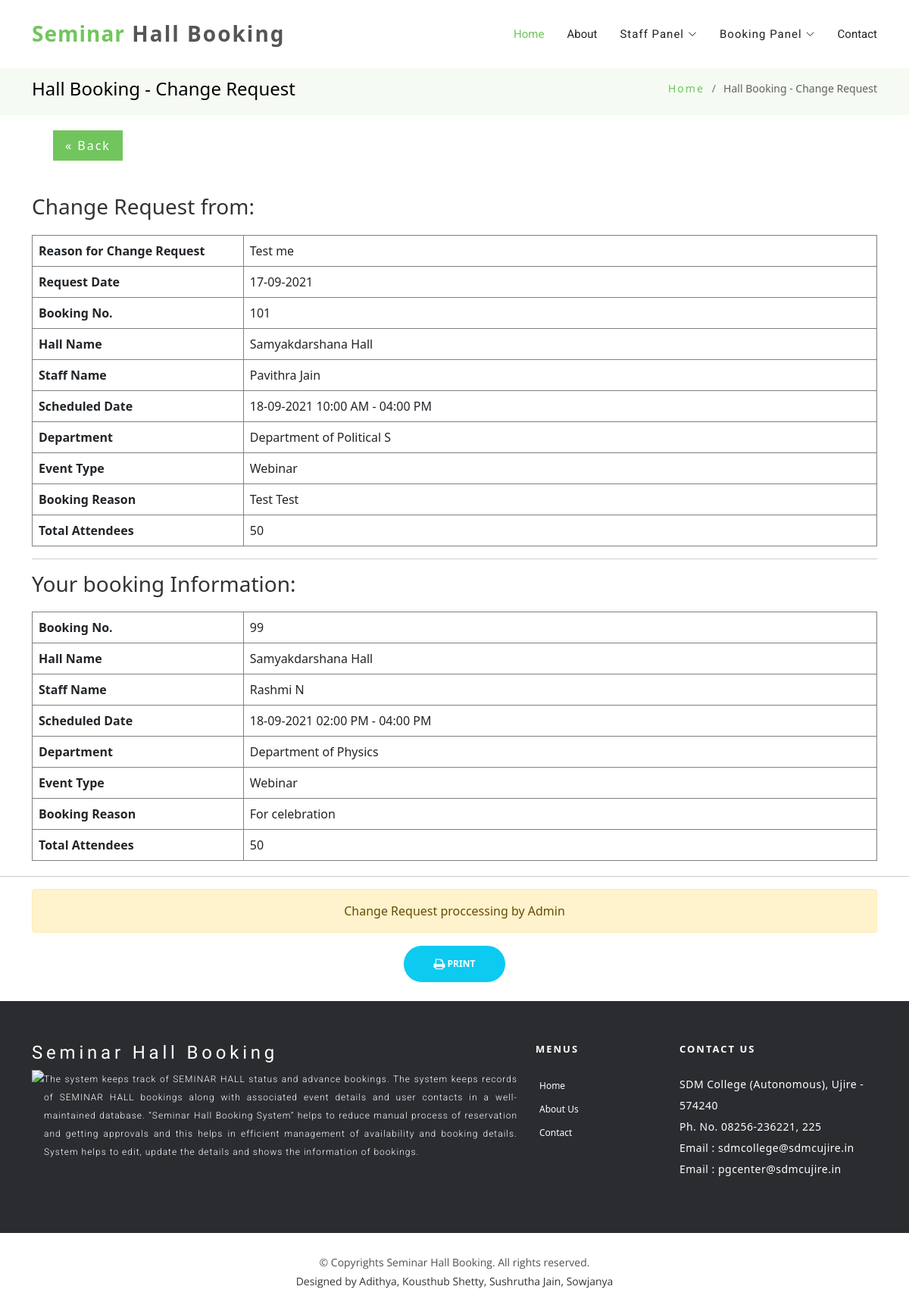
Screenshot of /hall_change_request_ack.php?hall_booking_id=99 (signed in) with the database file from the repository.
### tables this page shows
CREATE TABLE `change_request` (
  `request_id` bigint(20) NOT NULL,
  `hall_booking_id` bigint(20) NOT NULL,
  `chng_req_booking_id` bigint(20) NOT NULL,
  `staffid` bigint(20) NOT NULL,
  `department_id` bigint(20) NOT NULL,
  `request_date` datetime NOT NULL,
  `reason` text NOT NULL,
  `status` varchar(10) NOT NULL
);

CREATE TABLE `hall_booking` (
  `hall_booking_id` bigint(20) NOT NULL,
  `hallid` bigint(20) NOT NULL,
  `booked_date` datetime NOT NULL,
  `department_id` bigint(20) NOT NULL,
  `staffid` bigint(20) NOT NULL,
  `eventtypeid` bigint(20) NOT NULL,
  `booking_start_dt_tim` datetime NOT NULL,
  `booking_end_dt_tim` datetime DEFAULT NULL,
  `booking_reason` text NOT NULL,
  `total_strength` int(11) NOT NULL,
  `staff_note` text NOT NULL,
  `requirements` text NOT NULL,
  `admin_note` text NOT NULL,
  `event_description` text NOT NULL,
  `gallery` text NOT NULL,
  `status` varchar(10) NOT NULL
);

CREATE TABLE `hall` (
  `hallid` bigint(20) NOT NULL,
  `hallname` varchar(50) NOT NULL,
  `halldescription` text NOT NULL,
  `max_capacity` bigint(20) NOT NULL,
  `hallimage` varchar(300) NOT NULL,
  `hall_status` varchar(10) NOT NULL
);

CREATE TABLE `staff` (
  `staffid` bigint(20) NOT NULL,
  `department_id` bigint(20) NOT NULL,
  `staffname` varchar(30) NOT NULL,
  `emailid` varchar(100) NOT NULL,
  `password` varchar(300) NOT NULL,
  `phno` varchar(15) NOT NULL,
  `profile_img` varchar(300) NOT NULL,
  `status` varchar(10) NOT NULL
);

CREATE TABLE `department` (
  `department_id` bigint(20) NOT NULL,
  `department_name` varchar(25) NOT NULL,
  `status` varchar(15) NOT NULL
);

CREATE TABLE `eventtype` (
  `eventtypeid` bigint(20) NOT NULL,
  `eventtype` varchar(25) NOT NULL,
  `eventicon` varchar(300) NOT NULL,
  `eventdescription` text NOT NULL,
  `status` varchar(10) NOT NULL
);

### hall_change_request_ack.php (the view, shortened to what this page needs)
<?php
include("header.php");
$sql_hall_booking = "SELECT hall_booking.*, hall.hallname,hall.max_capacity, hall.hallimage, eventtype.eventtype, eventtype.eventicon, staff.staffname,staff.emailid,staff.profile_img, staff.phno, department.department_name FROM hall_booking LEFT JOIN hall ON hall.hallid=hall_booking.hallid LEFT JOIN eventtype ON eventtype.eventtypeid=hall_booking.eventtypeid LEFT JOIN staff ON staff.staffid=hall_booking.staffid left join department ON department.department_id=hall_booking.department_id where hall_booking.hall_booking_id='$_GET[hall_booking_id]'";
$qsql_hall_booking = mysqli_query($con,$sql_hall_booking);
$rshallbooking = mysqli_fetch_array($qsql_hall_booking);
$sqlchange_request = "SELECT * FROM change_request where hall_booking_id='$_GET[hall_booking_id]'";
$qsqlchange_request = mysqli_query($con,$sqlchange_request);
$rschange_request = mysqli_fetch_array($qsqlchange_request);
$reason = unserialize($rschange_request['reason']);
$new_hall_booking_id = $reason['hall_booking_id'];
?>
  <main id="main">
    <section class="breadcrumbs">
      <div class="container">
        <div class="d-flex justify-content-between align-items-center">
          <h2>Hall Booking - Change Request</h2>
          <ol>
            <li><a href="#">Home</a></li>
            <li>Hall Booking - Change Request</li>
          </ol>
        </div>
      </div>
    </section>
	<div style="padding-left:70px; padding-top: 20px;">
	<a href="#" class="back" onclick="window.history.back()" >&laquo; Back</a>
	</div>
    <section class="inner-page pt-4"  id="printableArea">
      <div class="container">
        <p >
<?php
$sql_hall_bookingreq = "SELECT hall_booking.*, hall.hallname,hall.max_capacity, hall.hallimage, eventtype.eventtype, eventtype.eventicon, staff.staffname,staff.emailid,staff.profile_img, staff.phno, department.department_name FROM hall_booking LEFT JOIN hall ON hall.hallid=hall_booking.hallid LEFT JOIN eventtype ON eventtype.eventtypeid=hall_booking.eventtypeid LEFT JOIN staff ON staff.staffid=hall_booking.staffid left join department ON department.department_id=hall_booking.department_id where hall_booking.hall_booking_id='$new_hall_booking_id'";
$qsql_hall_bookingreq = mysqli_query($con,$sql_hall_bookingreq);
$rshallbookingreq = mysqli_fetch_array($qsql_hall_bookingreq);
?>
<h3>Change Request from:</h3>
<table class="table table-bordered">
	<tr>
		<th style="width: 25%;">Reason  for Change Request</th>
		<td style="width: 75%;"><?php echo $reason['change_reason']; ?>
			</td>
	</tr>
	<tr>
		<th>Request Date</th>
		<td><?php echo date("d-m-Y",strtotime($rschange_request['request_date'])); ?>
			</td>
	</tr>
	<tr>
		<th>Booking No.</th>
		<td><?php echo $rshallbookingreq[0]; ?>
			</td>
	</tr>
	<tr>
		<th>Hall Name</th>
		<td><?php echo $rshallbookingreq['hallname']; ?>
			</td>
	</tr>
	<tr>
		<th>Staff Name</th>
		<td><?php echo $rshallbookingreq['staffname']; ?></td>
	</tr>
	<tr>
		<th>Scheduled Date</th>
		<td><?php echo date("d-m-Y h:i A",strtotime($rshallbookingreq['booking_start_dt_tim'])); ?> - <?php echo date("h:i A",strtotime($rshallbooking['booking_end_dt_tim'])); ?></td>
	</tr>
	<tr>
		<th>Department</th>
		<td><?php echo $rshallbookingreq['department_name']; ?></td>
	</tr>
	<tr>
		<th>Event Type</th>
		<td><?php echo $rshallbookingreq['eventtype']; ?></td>
	</tr>
	<tr>
		<th>Booking Reason</th>
		<td><?php echo $rshallbookingreq['booking_reason']; ?></td>
	</tr>
	<tr>
		<th>Total Attendees</th>
		<td><?php echo $rshallbookingreq['total_strength']; ?></td>
	</tr>
</table>
<hr>
<h3>Your booking Information:</h3>
<table class="table table-bordered">
	<tr>
		<th style="width: 25%;">Booking No.</th>
		<td style="width: 75%;"><?php echo $rshallbooking[0]; ?>
			</td>
	</tr>
	<tr>
		<th>Hall Name</th>
		<td><?php echo $rshallbooking['hallname']; ?>
			</td>
	</tr>
	<tr>
		<th>Staff Name</th>
		<td><?php echo $rshallbooking['staffname']; ?></td>
	</tr>
	<tr>
		<th>Scheduled Date</th>
		<td><?php echo date("d-m-Y h:i A",strtotime($rshallbooking['booking_start_dt_tim'])); ?> - <?php echo date("h:i A",strtotime($rshallbooking['booking_end_dt_tim'])); ?></td>
	</tr>
	<tr>
		<th>Department</th>
		<td><?php echo $rshallbooking['department_name']; ?></td>
	</tr>
	<tr>
		<th>Event Type</th>
		<td><?php echo $rshallbooking['eventtype']; ?></td>
	</tr>
	<tr>
		<th>Booking Reason</th>
		<td><?php echo $rshallbooking['booking_reason']; ?></td>
	</tr>
	<tr>
		<th>Total Attendees</th>
		<td><?php echo $rshallbooking['total_strength']; ?></td>
	</tr>
</table>
		</p>
      </div>
<hr>
<center>
<?php
if($rschange_request['status'] == "Pending")
{
	$sql_change_request = "SELECT * FROM change_request WHERE chng_req_booking_id='$rshallbookingreq[0]'";
	$qsql_change_request = mysqli_query($con,$sql_change_request);
	if(mysqli_num_rows($qsql_change_request) == 1)
	{
?>
<a href="hall_change_request_ack.php?st=Approved&hall_booking_id=<?php echo $_GET['hall_booking_id']; ?>&request_id=<?php echo $rschange_request['request_id']; ?>" class="btn btn-info" id="myBtn1" style="font-size: 12px;" onclick="return verifyaccept()" > <i class="fa fa-check-circle fa-lg" aria-hidden="true"></i> &nbsp; Accept Request</a>
	<a href="hall_change_request_ack.php?st=Rejected&hall_booking_id=<?php echo $_GET['hall_booking_id']; ?>&request_id=<?php echo $rschange_request['request_id']; ?>" class="btn btn-danger" id="myBtn2" style="font-size: 12px;" onclick="return verifyreject()" > <i class="fa fa-times-circle fa-lg" aria-hidden="true"></i> &nbsp; Reject Request</a>
<?php
	}
	else
	{
echo "<div class='container'><div class='row'><div class='col-md-12'><div class='alert alert-warning' role='alert'>Change Request proccessing by Admin</div></div></div></div>";
	}
}
?>
	<button class="btn btn-info" id="btnprint" style="font-size: 12px;" onclick="printDiv('printableArea')" ><i class="fa fa-print fa-lg" aria-hidden="true"></i> Print</button></centeR>
       <br>
    </section>
  </main>
<?php include("footer.php"); ?>

### assets/css/style.css (style rules this page uses)
body { background-color: #fff; color: #333; }
h1, h2, h3, h4, h5, h6 { margin: 0; }
h2 { color: #000; font-weight: 600; }
a { letter-spacing: 2px; text-decoration: none; color: #71c55d; }
li { color: #626262; font-size: 13px; font-weight: 400; letter-spacing: 2px; line-height: 30px; text-transform: capitalize; }
p { color: #505050; font-size: 14px; font-weight: 300; letter-spacing: 0.5px; line-height: 2; margin-bottom: 20px; }
.btn { border: 1px solid #fff; border-radius: 50px; color: #fff; font-size: 11px; font-weight: 600; padding: 15px 40px; text-transform: uppercase; transition: all 0.5s ease-in-out 0s; }
.fa { text-decoration: none; font-size: 13px; }
section { overflow: hidden; }
.breadcrumbs { padding: 20px 0; background-color: #f5fbf3; min-height: 40px; margin-top: 82px; }
.breadcrumbs h2 { font-size: 24px; font-weight: 300; margin: 0; }
.breadcrumbs ol { display: flex; flex-wrap: wrap; list-style: none; padding: 0; margin: 0; }
.breadcrumbs ol li { letter-spacing: 0; font-size: 14px; }
.breadcrumbs ol li + li { padding-left: 10px; }
.breadcrumbs ol li + li::before { display: inline-block; padding-right: 10px; color: #6c757d; content: "/"; }

### header.php (style rules this page uses)
table.table-bordered { border:1px solid grey; margin-top:20px; }
table.table-bordered > tbody > tr > td { border:1px solid grey; }
.back { text-decoration: none; display: inline-block; padding: 8px 16px; text-decoration: none; display: inline-block; padding: 8px 16px; background-color: #71c55d; color: white; }

### rows the page displays
change_request: reason "Test me", request_date "17-09-2021"
hall_booking: hall_booking_id "101", hallid.hallname "Samyakdarshana Hall", staffid.staffname "Pavithra Jain", booking_start_dt_tim "18-09-2021 10:00 AM", department.department_name "Department of Political S", eventtypeid.eventtype "Webinar", booking_reason "Test Test", total_strength "50"
hall_booking: booking_end_dt_tim "04:00 PM", hall_booking_id "99", hallid.hallname "Samyakdarshana Hall", staffid.staffname "Rashmi N", booking_start_dt_tim "18-09-2021 02:00 PM", department.department_name "Department of Physics", eventtypeid.eventtype "Webinar", booking_reason "For celebration", total_strength "50"
